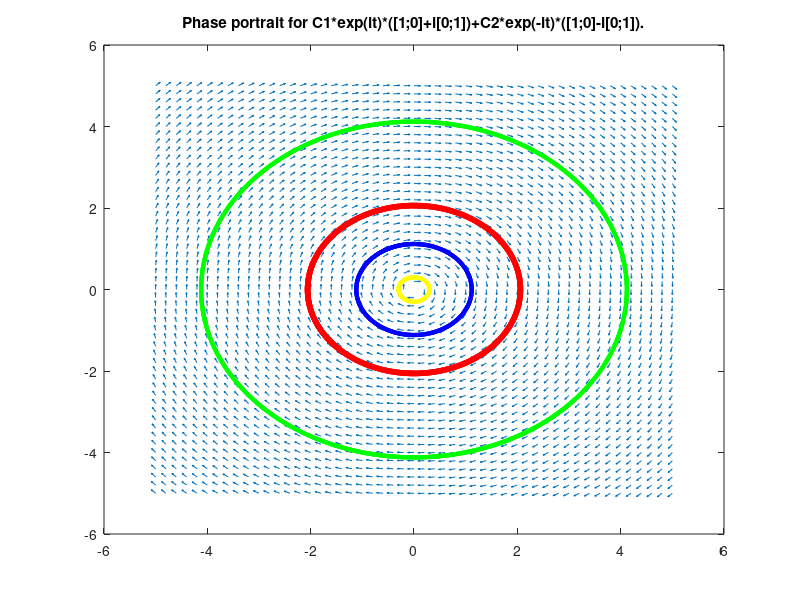

MATLAB code for this plot:
close all
fprintf(['Phase portrait for\n\n',...
         '   C1*exp(it)*([1;0]+i[0;1])+C2*exp(-it)*([1;0]-i[0;1]).\n\n'])
pause
[X, Y] = meshgrid(-5:0.2:5, -5:0.2:5);
S = (Y);
T=  (-X);
L = sqrt(S.^2 + T.^2);
figure(1)
quiver(X, Y, S./L, T./L, 0.45)
hold on
title('Phase portrait for C1*exp(it)*([1;0]+i[0;1])+C2*exp(-it)*([1;0]-i[0;1]).')
T=linspace(-10,10,200);
C1=2;C2=1/2;
X=((C1*cos(T)+C2*sin(T))*1+(-C1*sin(T)+C2*cos(T))*0);
Y=((C1*cos(T)+C2*sin(T))*0+(-C1*sin(T)+C2*cos(T))*1);
plot(X,Y,'r','linewidth',4)
hold on
C1=1/2;C2=-1;
X=((C1*cos(T)+C2*sin(T))*1+(-C1*sin(T)+C2*cos(T))*0);
Y=((C1*cos(T)+C2*sin(T))*0+(-C1*sin(T)+C2*cos(T))*1);
plot(X,Y,'b','linewidth',3)
C1=-1;C2=4;
X=((C1*cos(T)+C2*sin(T))*1+(-C1*sin(T)+C2*cos(T))*0);
Y=((C1*cos(T)+C2*sin(T))*0+(-C1*sin(T)+C2*cos(T))*1);
plot(X,Y,'g','linewidth',3)
C1=0.3;C2=0;
X=((C1*cos(T)+C2*sin(T))*1+(-C1*sin(T)+C2*cos(T))*0);
Y=((C1*cos(T)+C2*sin(T))*0+(-C1*sin(T)+C2*cos(T))*1);
plot(X,Y,'y','linewidth',3)
hold off
